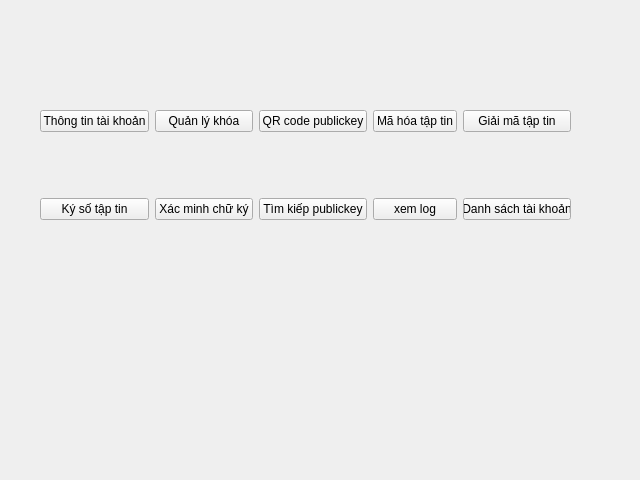
<?xml version="1.0" encoding="UTF-8"?>
<ui version="4.0">
 <class>Form</class>
 <widget class="QWidget" name="Form">
  <property name="geometry">
   <rect>
    <x>0</x>
    <y>0</y>
    <width>640</width>
    <height>480</height>
   </rect>
  </property>
  <property name="windowTitle">
   <string>Menu</string>
  </property>
  <widget class="QWidget" name="gridLayoutWidget">
   <property name="geometry">
    <rect>
     <x>40</x>
     <y>50</y>
     <width>531</width>
     <height>231</height>
    </rect>
   </property>
   <layout class="QGridLayout" name="gridLayout">
    <item row="1" column="4">
     <widget class="QPushButton" name="pushButton_10">
      <property name="text">
       <string>Danh sách tài khoản</string>
      </property>
     </widget>
    </item>
    <item row="0" column="3">
     <widget class="QPushButton" name="pushButton_5">
      <property name="text">
       <string>Mã hóa tập tin</string>
      </property>
     </widget>
    </item>
    <item row="0" column="0">
     <widget class="QPushButton" name="pushButton">
      <property name="text">
       <string>Thông tin tài khoản</string>
      </property>
     </widget>
    </item>
    <item row="1" column="0">
     <widget class="QPushButton" name="pushButton_2">
      <property name="text">
       <string>Ký số tập tin</string>
      </property>
     </widget>
    </item>
    <item row="0" column="1">
     <widget class="QPushButton" name="pushButton_3">
      <property name="text">
       <string>Quản lý khóa</string>
      </property>
     </widget>
    </item>
    <item row="1" column="2">
     <widget class="QPushButton" name="pushButton_8">
      <property name="text">
       <string>Tìm kiếp publickey</string>
      </property>
     </widget>
    </item>
    <item row="0" column="4">
     <widget class="QPushButton" name="pushButton_6">
      <property name="text">
       <string>Giải mã tập tin</string>
      </property>
     </widget>
    </item>
    <item row="0" column="2">
     <widget class="QPushButton" name="pushButton_4">
      <property name="text">
       <string>QR code publickey</string>
      </property>
     </widget>
    </item>
    <item row="1" column="1">
     <widget class="QPushButton" name="pushButton_7">
      <property name="text">
       <string>Xác minh chữ ký</string>
      </property>
     </widget>
    </item>
    <item row="1" column="3">
     <widget class="QPushButton" name="pushButton_11">
      <property name="text">
       <string>xem log</string>
      </property>
     </widget>
    </item>
   </layout>
  </widget>
 </widget>
 <resources/>
 <connections/>
</ui>
